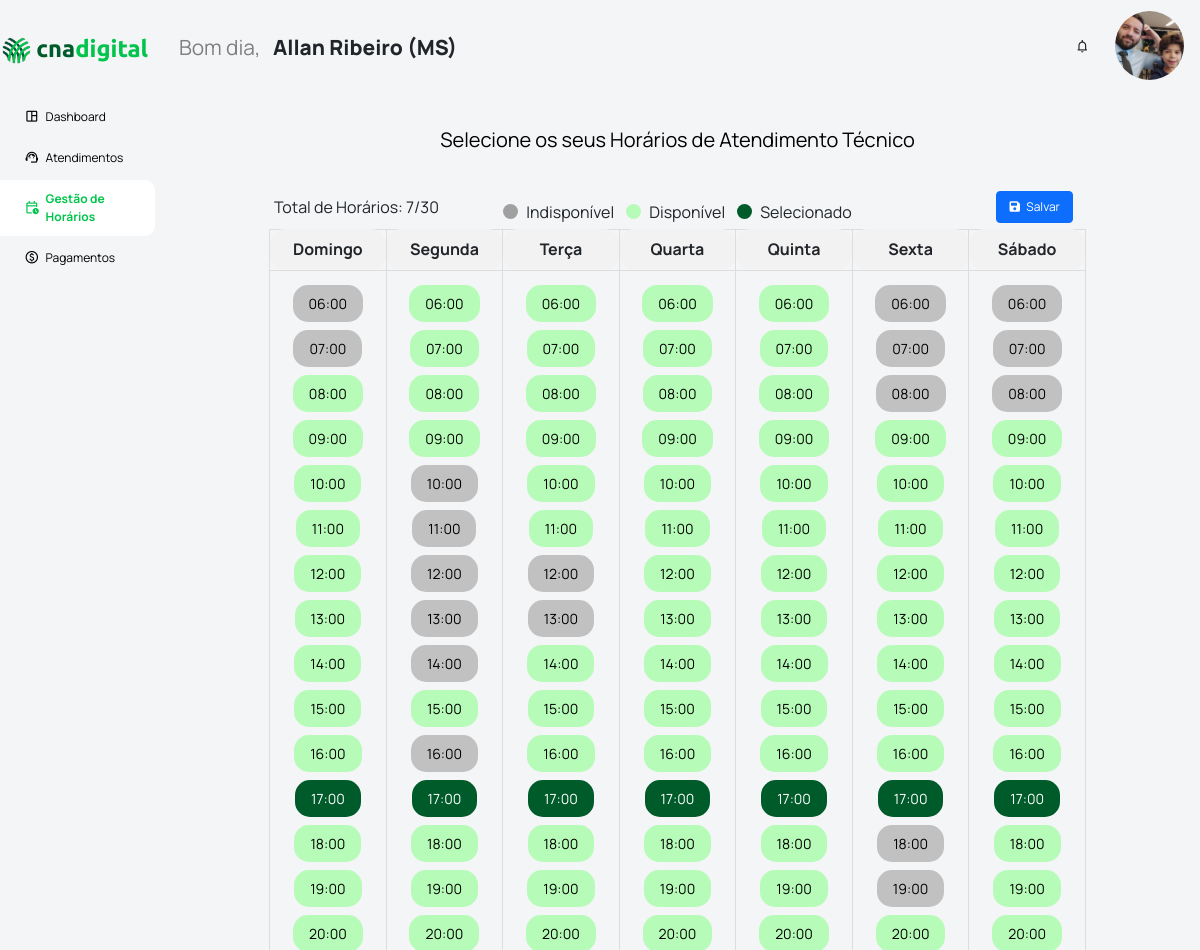
/tecnico/meushorarios/ (signed in), run on an earlier commit of the app's database.
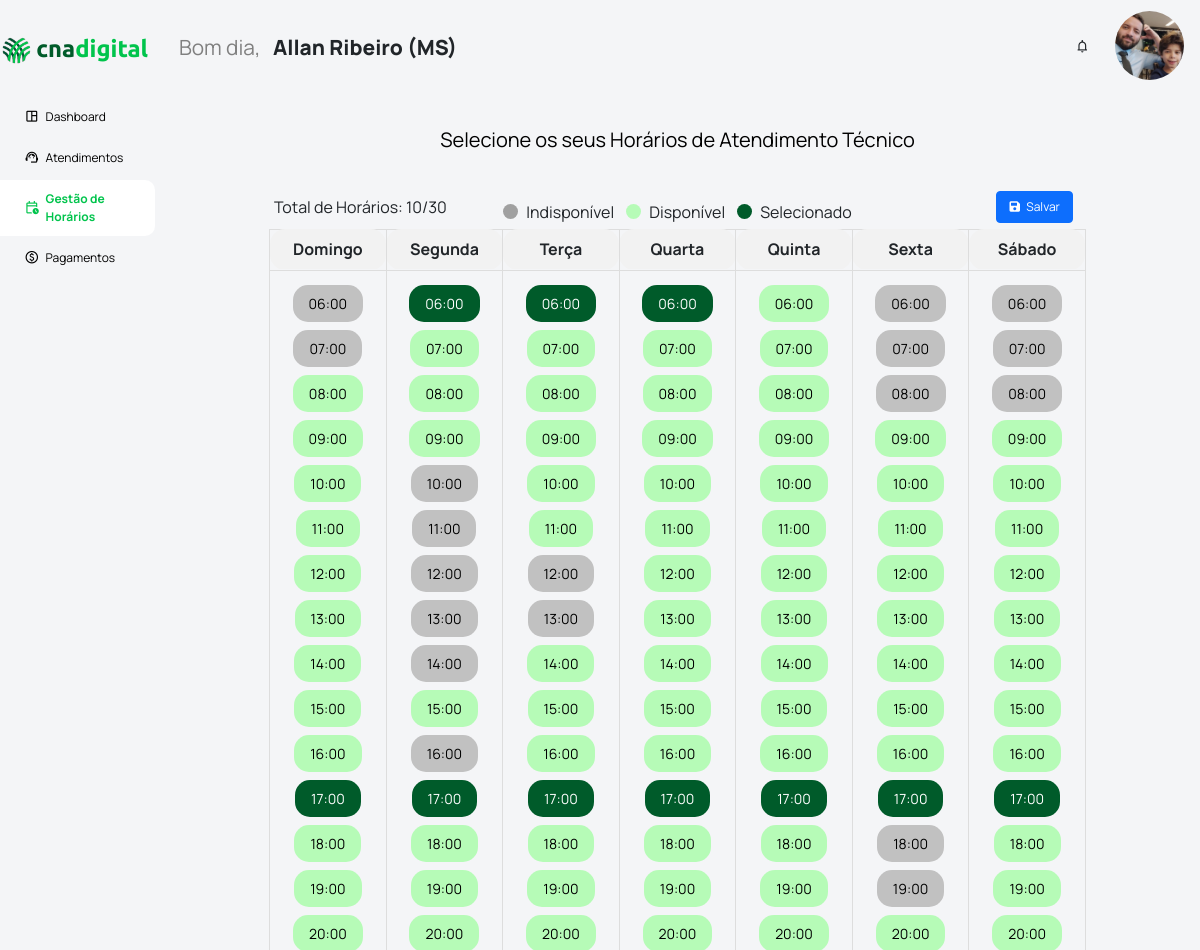
And on a later commit of the database.
### apps/modulo_tecnico/models.py (models this page shows, shortened)
class HorariosAtendimentos(models.Model):
    data_ultima_atualizacao = models.DateTimeField(auto_now_add=True)
    responsavel_atualizacao = models.ForeignKey(Usuario, on_delete=models.DO_NOTHING, related_name='usuario_atualizacao_horario')
    regional = models.CharField(max_length=2, choices=LISTA_UFS_SIGLAS, null=False, blank=False)
    dia_semana = models.CharField(max_length=15, null=False, blank=False)
    horario = models.CharField(max_length=10, null=False, blank=False)
    tecnico = models.ForeignKey(Usuario, on_delete=models.SET_NULL, null=True, blank=True, related_name='tecnico_horario_atendimento')
    @property
    def horario_disponivel(self):
        return self.tecnico is None

### apps/modulo_tecnico/views.py (the view)
# urls.py: path('tecnico/meushorarios/', tecnico_meus_horarios, name='tecnico_meushorarios'),
def tecnico_meus_horarios(request):
    regional = request.user.usuario_relacionado.regional_senar()
    horarios = HorariosAtendimentos.objects.filter(regional=regional).order_by('id')
    horarios_por_dia = {
        'Domingo': horarios.filter(dia_semana='Domingo'),
        'Segunda': horarios.filter(dia_semana='Segunda'),
        'Terça': horarios.filter(dia_semana='Terça'),
        'Quarta': horarios.filter(dia_semana='Quarta'),
        'Quinta': horarios.filter(dia_semana='Quinta'),
        'Sexta': horarios.filter(dia_semana='Sexta'),
        'Sábado': horarios.filter(dia_semana='Sábado'),
    }
    conteudo = {
        'horarios_por_dia': horarios_por_dia,
        'usuario_logado': request.user.usuario_relacionado,
    }
    return render(request, 'modulo_tecnico/meus_horarios.html', conteudo)

### apps/modulo_admin/models.py (called while the page is built)
    def primeiro_ultimo_nome(self):
        partes_nome = self.nome_completo.split()
        primeiro_nome = partes_nome[0]
        ultimo_nome = partes_nome[-1] if len(partes_nome) > 1 else ''
        return f"{primeiro_nome} {ultimo_nome}"

    def regional_senar(self):
        try:
            vinculo = self.vinculo_tecnico_regional.get(is_ativo=True)
            return vinculo.regional
        except ObjectDoesNotExist:
            return "Nenhum vínculo ativo encontrado"

### apps/modulo_admin/templatetags/saudacoes_filters.py (called while the page is built)
@register.filter(name='saudacao')
def saudacao(value):
    hora_atual = datetime.now().hour
    if 0 <= hora_atual < 12:
        return "Bom dia"
    elif 12 <= hora_atual < 18:
        return "Boa tarde"
    else:
        return "Boa noite"

### templates/modulo_tecnico/meus_horarios.html (shortened to what this page needs)
{% extends '_partials/base_main.html' %}
{% load static %}
{% block extra_head %}
    <link rel="stylesheet" href="{% static '\styles\modulo_tecnico\meus_horarios.css' %}">
{% endblock %}
{% block content %}
    <div class="gestao-horarios">
        <div class="titulo-gestao-horarios">
            Selecione os seus Horários de Atendimento Técnico
        </div>
        <div class="barra-horarios">
            <div class="placar__horarios">
            </div>
            <div class="legenda">
                <div class="legenda-item">
                    <span class="legenda-indisponivel"></span>Indisponível
                </div>
                <div class="legenda-item">
                    <span class="legenda-disponivel"></span>Disponível
                </div>
                <div class="legenda-item">
                    <span class="legenda-selecionado"></span>Selecionado
                </div>
            </div>
            <div class="botao__salvar">
                <button class="btn btn-primary me-md-2" type="submit" id="botaoSalvarHorarios" style="font-size: 12px;">
                    <i class="fas fa-save me-1"></i>
                    Salvar
                </button>
            </div>
        </div>
        <div class="dias-horarios">
            <table>
                <thead>
                    <tr>
                        <th>Domingo</th>
                        <th>Segunda</th>
                        <th>Terça</th>
                        <th>Quarta</th>
                        <th>Quinta</th>
                        <th>Sexta</th>
                        <th>Sábado</th>
                    </tr>
                </thead>
                <tbody>
                    <tr>
                        {% for dia, horarios in horarios_por_dia.items %}
                            <td>
                                {% for horario in horarios %}
                                    <span class="horario-btn {% if horario.horario_disponivel %}disponivel{% elif horario.tecnico == usuario_logado %}ativo{% else %}indisponivel{% endif %}" id="{{ horario.id }}">{{ horario.horario }}</span><br>
                                {% empty %}
                                    <span>Sem horários</span>
                                {% endfor %}
                            </td>
                        {% endfor %}
                    </tr>
                </tbody>
            </table>
        </div>
    </div>
{% endblock %}

What changed in the data, as far as the page shows it:
changed HorariosAtendimentos (number 16 of 105 on the later page): tecnico_id empty → 1 (drawn)
changed HorariosAtendimentos (number 31 of 105 on the later page): tecnico_id empty → 1 (drawn)
changed HorariosAtendimentos (number 46 of 105 on the later page): tecnico_id empty → 1 (drawn)
Also different on the page:
text written by a page script: "Total de Horários: 7/30" → "Total de Horários: 10/30"
